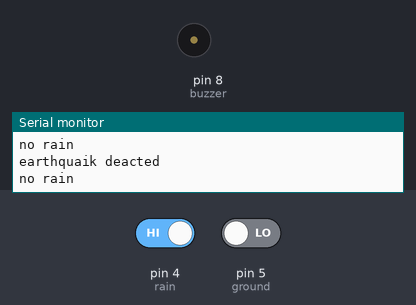
Bench run of a sketch on a simulated Arduino Uno, built with avr-gcc and run on an emulated ATmega328P. On the bench: buzzer (waves = sounding, pin HIGH), the last lines printed to the serial monitor. Inputs (shaded band) come from the test bench; at power-on: pin 4 (rain) HIGH, pin 5 (ground) LOW.

Above: at 2.8 s.
2.9 s: pin 4 (rain) driven LOW
At 4.1 s:
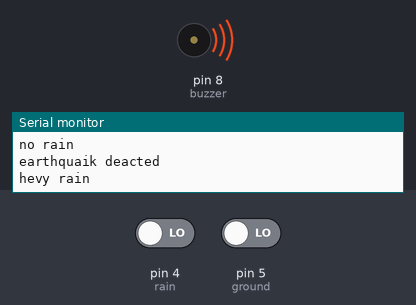
7.5 s: pin 5 (ground) driven HIGH
At 9.8 s:
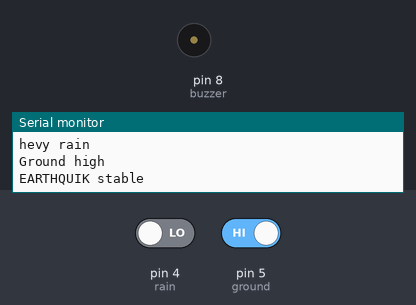
11.5 s: pin 5 (ground) driven LOW
At 13.2 s:
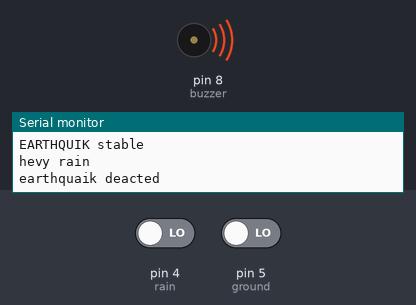
13.5 s: pin 4 (rain) driven HIGH
At 15.7 s:
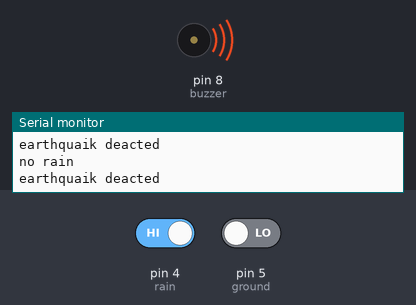
Timing chart, 0 to 20.5 s (numbered marks = the images above; inputs shaded):
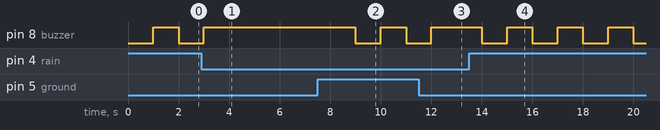

The sketch:

irhss_science_fair_project1.ino
```cpp
int rain = 4;
int buzzer = 8;
int ground =5;
int rainState = 0;
int groundState = 0;
int earth = 5;
int earthState =0;
void setup() {
   Serial.begin(9600);

  pinMode(buzzer, OUTPUT);

  pinMode(rain, INPUT);
   pinMode(ground, INPUT);
   pinMode(earth, INPUT);

}

void loop() {

  rainState = digitalRead(rain);
   groundState = digitalRead(ground);
   earthState = digitalRead(ground);

  if (rainState == 0) {

    digitalWrite(buzzer, HIGH);
    Serial.println("hevy rain");
    delay (1000);
  } else {

    digitalWrite(buzzer, LOW);
    Serial.println("no rain");
    delay(1000);
  }


  if (groundState == HIGH) {

    digitalWrite(buzzer, HIGH);

    Serial.println("Ground high");
  } else {

    digitalWrite(buzzer, LOW);
  }

    if (earthState == 0) {

    digitalWrite(buzzer, HIGH);
    Serial.println("earthquaik deacted");
    delay (1000);
  } else {

    digitalWrite(buzzer, LOW);
    Serial.println("EARTHQUIK stable");
    delay(1000);
  }
}
```

Measured:
- after the input at 2.9 s, pin 8 (buzzer): goes on until 3.0 s, then stays HIGH
- after the input at 7.5 s, pin 8 (buzzer): HIGH → LOW after 1.5 s, → HIGH 1.0 s later, → LOW 1.0 s later
- after the input at 11.5 s, pin 8 (buzzer): goes on until 12.0 s, then stays HIGH
- after the input at 13.5 s, pin 8 (buzzer): alternates HIGH for 1.0 s and LOW for 1.0 s, starting after 0.50 s
